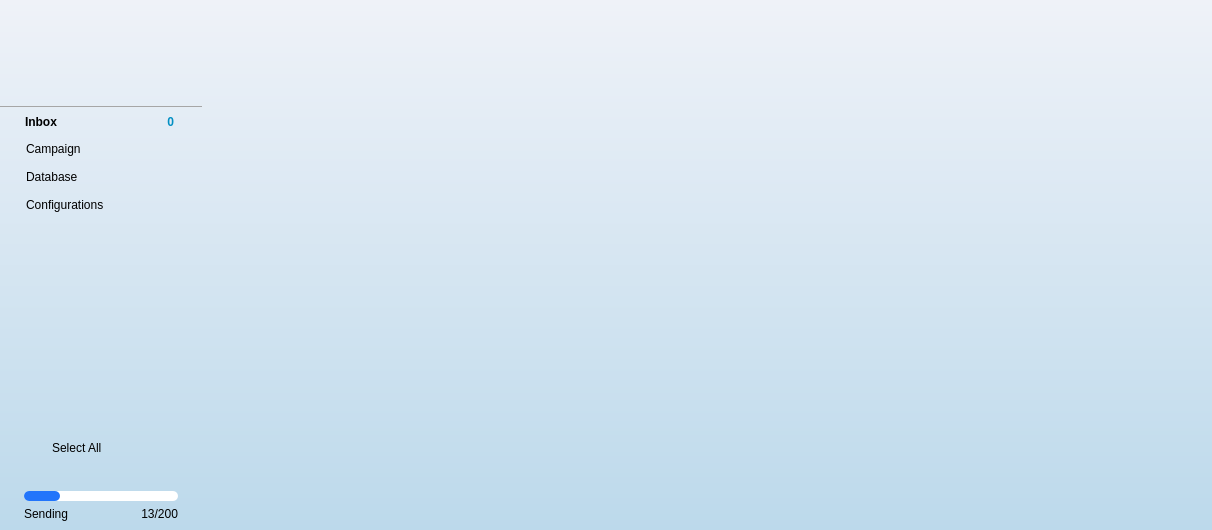
<?xml version="1.0" encoding="UTF-8"?>
<ui version="4.0">
 <class>MainWindow</class>
 <widget class="QWidget" name="MainWindow">
  <property name="geometry">
   <rect>
    <x>0</x>
    <y>0</y>
    <width>1212</width>
    <height>530</height>
   </rect>
  </property>
  <property name="windowTitle">
   <string>Form</string>
  </property>
  <property name="styleSheet">
   <string notr="true">#frameless_screen_header_frame
{
    background-color:white;
}
#frameless_screen_content_frame
{
    background-color:#eff2f8;
}
#frameless_screen_hide_btn , #frameless_screen_close_btn
{
    border:none;
}</string>
  </property>
  <layout class="QHBoxLayout" name="horizontalLayout_3" stretch="1,5">
   <property name="spacing">
    <number>0</number>
   </property>
   <property name="leftMargin">
    <number>0</number>
   </property>
   <property name="topMargin">
    <number>0</number>
   </property>
   <property name="rightMargin">
    <number>0</number>
   </property>
   <property name="bottomMargin">
    <number>0</number>
   </property>
   <item>
    <widget class="QFrame" name="sidebar_frame">
     <property name="styleSheet">
      <string notr="true">#sidebar_frame
{
    	background-color: qlineargradient(spread:pad, x1:0.5, y1:0, x2:0.5, y2:1, stop:0 rgba(239, 242, 248, 255), stop:1 rgba(188, 217, 235, 255));
}
QProgressBar
{
  background-color: white;
  border:none;
  border-radius:5px;
}
QProgressBar::chunk
{
  background-color: #2275FB;
  border-radius:5px;
}
QWidget
{
    font: 14pt &quot;Raleway&quot;;
    font-weight:300;

}
QPushButton
{
   text-align: left;
   padding-left:10px;
   
}
QPushButton:checked
{
   border:none;
   font-weight:bold;
}
#new_emails_count_lbl
{
   padding-right:10px;
	color: #028fc3;
    font-weight:bold;
}
</string>
     </property>
     <property name="frameShape">
      <enum>QFrame::NoFrame</enum>
     </property>
     <property name="frameShadow">
      <enum>QFrame::Raised</enum>
     </property>
     <layout class="QVBoxLayout" name="verticalLayout_2">
      <property name="leftMargin">
       <number>0</number>
      </property>
      <property name="topMargin">
       <number>0</number>
      </property>
      <property name="rightMargin">
       <number>0</number>
      </property>
      <property name="bottomMargin">
       <number>0</number>
      </property>
      <item>
       <widget class="QLabel" name="logo">
        <property name="minimumSize">
         <size>
          <width>200</width>
          <height>100</height>
         </size>
        </property>
        <property name="maximumSize">
         <size>
          <width>16777215</width>
          <height>100</height>
         </size>
        </property>
        <property name="styleSheet">
         <string notr="true">padding-left:0px;</string>
        </property>
        <property name="text">
         <string/>
        </property>
        <property name="pixmap">
         <pixmap resource="../assets/app_resources.qrc">:/icons/icons/main_logo.png</pixmap>
        </property>
        <property name="scaledContents">
         <bool>false</bool>
        </property>
        <property name="alignment">
         <set>Qt::AlignCenter</set>
        </property>
       </widget>
      </item>
      <item>
       <widget class="QFrame" name="line_frame">
        <property name="styleSheet">
         <string notr="true">QFrame
{
border-width:1px;
border-style:solid;
border-left-color: transparent;
border-top-color: #a6a6a6;
border-right-color: transparent;
border-bottom-color: transparent;
}</string>
        </property>
        <property name="frameShape">
         <enum>QFrame::HLine</enum>
        </property>
        <property name="frameShadow">
         <enum>QFrame::Raised</enum>
        </property>
        <property name="lineWidth">
         <number>1</number>
        </property>
       </widget>
      </item>
      <item>
       <layout class="QVBoxLayout" name="verticalLayout">
        <property name="spacing">
         <number>12</number>
        </property>
        <property name="leftMargin">
         <number>15</number>
        </property>
        <property name="rightMargin">
         <number>15</number>
        </property>
        <item>
         <layout class="QHBoxLayout" name="horizontalLayout" stretch="1,0">
          <item>
           <widget class="QPushButton" name="inbox_btn">
            <property name="styleSheet">
             <string notr="true"/>
            </property>
            <property name="text">
             <string>Inbox</string>
            </property>
            <property name="checkable">
             <bool>true</bool>
            </property>
            <property name="checked">
             <bool>true</bool>
            </property>
            <property name="flat">
             <bool>true</bool>
            </property>
           </widget>
          </item>
          <item>
           <widget class="QLabel" name="new_emails_count_lbl">
            <property name="text">
             <string>0</string>
            </property>
            <property name="alignment">
             <set>Qt::AlignRight|Qt::AlignTrailing|Qt::AlignVCenter</set>
            </property>
           </widget>
          </item>
         </layout>
        </item>
        <item>
         <widget class="QPushButton" name="compaign_btn">
          <property name="styleSheet">
           <string notr="true"/>
          </property>
          <property name="text">
           <string>Campaign</string>
          </property>
          <property name="checkable">
           <bool>true</bool>
          </property>
          <property name="checked">
           <bool>false</bool>
          </property>
          <property name="flat">
           <bool>true</bool>
          </property>
         </widget>
        </item>
        <item>
         <widget class="QPushButton" name="database_btn">
          <property name="styleSheet">
           <string notr="true"/>
          </property>
          <property name="text">
           <string>Database</string>
          </property>
          <property name="checkable">
           <bool>true</bool>
          </property>
          <property name="checked">
           <bool>false</bool>
          </property>
          <property name="flat">
           <bool>true</bool>
          </property>
         </widget>
        </item>
        <item>
         <widget class="QPushButton" name="configurations_btn">
          <property name="styleSheet">
           <string notr="true"/>
          </property>
          <property name="text">
           <string>Configurations</string>
          </property>
          <property name="checkable">
           <bool>true</bool>
          </property>
          <property name="checked">
           <bool>false</bool>
          </property>
          <property name="flat">
           <bool>true</bool>
          </property>
         </widget>
        </item>
       </layout>
      </item>
      <item>
       <spacer name="verticalSpacer">
        <property name="orientation">
         <enum>Qt::Vertical</enum>
        </property>
        <property name="sizeHint" stdset="0">
         <size>
          <width>20</width>
          <height>129</height>
         </size>
        </property>
       </spacer>
      </item>
      <item>
       <widget class="QFrame" name="select_frame">
        <property name="styleSheet">
         <string notr="true">font:14pt &quot;Raleway&quot;;
font-weight:300;</string>
        </property>
        <property name="frameShape">
         <enum>QFrame::NoFrame</enum>
        </property>
        <property name="frameShadow">
         <enum>QFrame::Raised</enum>
        </property>
        <layout class="QHBoxLayout" name="horizontalLayout_2">
         <property name="leftMargin">
          <number>24</number>
         </property>
         <property name="rightMargin">
          <number>24</number>
         </property>
         <property name="bottomMargin">
          <number>15</number>
         </property>
         <item>
          <widget class="QLabel" name="trash_lbl">
           <property name="minimumSize">
            <size>
             <width>22</width>
             <height>27</height>
            </size>
           </property>
           <property name="maximumSize">
            <size>
             <width>22</width>
             <height>27</height>
            </size>
           </property>
           <property name="text">
            <string/>
           </property>
           <property name="pixmap">
            <pixmap resource="../assets/app_resources.qrc">:/icons/icons/trash.svg.png</pixmap>
           </property>
           <property name="scaledContents">
            <bool>true</bool>
           </property>
           <property name="alignment">
            <set>Qt::AlignCenter</set>
           </property>
          </widget>
         </item>
         <item>
          <widget class="QLabel" name="select_all_lbl">
           <property name="text">
            <string>Select All</string>
           </property>
          </widget>
         </item>
         <item alignment="Qt::AlignHCenter|Qt::AlignVCenter">
          <widget class="QLabel" name="label">
           <property name="minimumSize">
            <size>
             <width>22</width>
             <height>22</height>
            </size>
           </property>
           <property name="maximumSize">
            <size>
             <width>22</width>
             <height>22</height>
            </size>
           </property>
           <property name="text">
            <string/>
           </property>
           <property name="pixmap">
            <pixmap resource="../assets/app_resources.qrc">:/icons/icons/forward selected.png</pixmap>
           </property>
           <property name="scaledContents">
            <bool>true</bool>
           </property>
           <property name="alignment">
            <set>Qt::AlignCenter</set>
           </property>
          </widget>
         </item>
        </layout>
       </widget>
      </item>
      <item>
       <widget class="QFrame" name="sending_progress_frame">
        <property name="styleSheet">
         <string notr="true">font: 8pt &quot;Raleway&quot;;
font-weight:300;</string>
        </property>
        <property name="frameShape">
         <enum>QFrame::NoFrame</enum>
        </property>
        <property name="frameShadow">
         <enum>QFrame::Raised</enum>
        </property>
        <layout class="QGridLayout" name="gridLayout">
         <property name="leftMargin">
          <number>24</number>
         </property>
         <property name="rightMargin">
          <number>24</number>
         </property>
         <item row="0" column="0" colspan="2">
          <widget class="QProgressBar" name="sending_progress_bar">
           <property name="minimumSize">
            <size>
             <width>0</width>
             <height>10</height>
            </size>
           </property>
           <property name="maximumSize">
            <size>
             <width>16777215</width>
             <height>10</height>
            </size>
           </property>
           <property name="value">
            <number>24</number>
           </property>
           <property name="textVisible">
            <bool>false</bool>
           </property>
          </widget>
         </item>
         <item row="1" column="0">
          <widget class="QLabel" name="sending_status_lbl">
           <property name="text">
            <string>Sending</string>
           </property>
          </widget>
         </item>
         <item row="1" column="1">
          <widget class="QLabel" name="sending_progress_lbl">
           <property name="text">
            <string>13/200</string>
           </property>
           <property name="alignment">
            <set>Qt::AlignRight|Qt::AlignTrailing|Qt::AlignVCenter</set>
           </property>
          </widget>
         </item>
        </layout>
       </widget>
      </item>
     </layout>
    </widget>
   </item>
   <item>
    <widget class="QStackedWidget" name="stackedWidget">
     <property name="styleSheet">
      <string notr="true">background-color: qlineargradient(spread:pad, x1:0.5, y1:0, x2:0.5, y2:1, stop:0 rgba(239, 242, 248, 255), stop:1 rgba(188, 217, 235, 255));

</string>
     </property>
    </widget>
   </item>
  </layout>
 </widget>
 <resources>
  <include location="../assets/app_resources.qrc"/>
 </resources>
 <connections/>
</ui>
